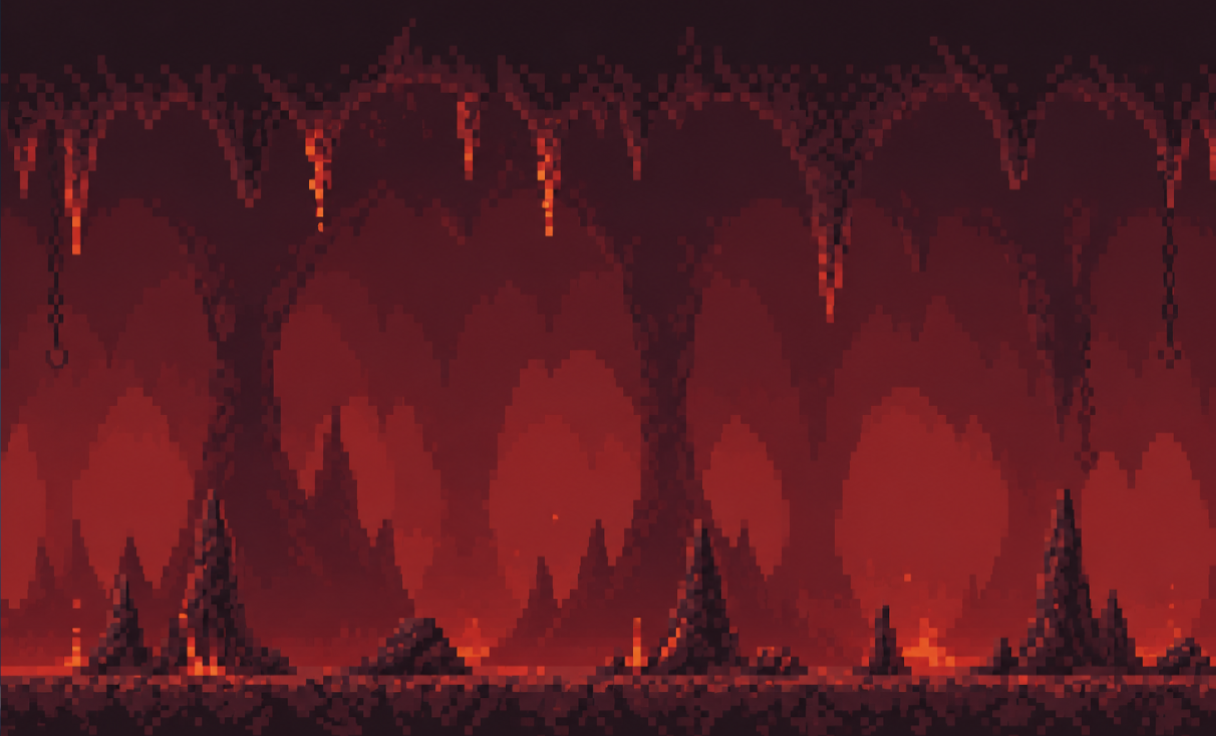

Below is a game level as drawn by its tile map, then a one-line description and the .tmx file that defines it, in full:
An orthogonal 38x23 tile map with 32x32 px tiles, 1 tile layer (Capa de patrones 1).

<map version="1.10" tiledversion="1.12.1" orientation="orthogonal" renderorder="right-down" width="38" height="23" tilewidth="32" tileheight="32" infinite="0" nextlayerid="2" nextobjectid="1">
 <tileset firstgid="1" source="Infierno abajo.tsx" />
 <layer id="1" name="Capa de patrones 1" width="38" height="23">
  <data encoding="csv">
1,2,3,4,5,6,7,8,9,10,11,12,13,14,15,16,17,18,19,20,21,22,23,24,25,26,27,28,29,30,31,32,33,34,35,36,37,38,
41,42,43,44,45,46,47,48,49,50,51,52,53,54,55,56,57,58,59,60,61,62,63,64,65,66,67,68,69,70,71,72,73,74,75,76,77,78,
81,82,83,84,85,86,87,88,89,90,91,92,93,94,95,96,97,98,99,100,101,102,103,104,105,106,107,108,109,110,111,112,113,114,115,116,117,118,
121,122,123,124,125,126,127,128,129,130,131,132,133,134,135,136,137,138,139,140,141,142,143,144,145,146,147,148,149,150,151,152,153,154,155,156,157,158,
161,162,163,164,165,166,167,168,169,170,171,172,173,174,175,176,177,178,179,180,181,182,183,184,185,186,187,188,189,190,191,192,193,194,195,196,197,198,
201,202,203,204,205,206,207,208,209,210,211,212,213,214,215,216,217,218,219,220,221,222,223,224,225,226,227,228,229,230,231,232,233,234,235,236,237,238,
241,242,243,244,245,246,247,248,249,250,251,252,253,254,255,256,257,258,259,260,261,262,263,264,265,266,267,268,269,270,271,272,273,274,275,276,277,278,
281,282,283,284,285,286,287,288,289,290,291,292,293,294,295,296,297,298,299,300,301,302,303,304,305,306,307,308,309,310,311,312,313,314,315,316,317,318,
321,322,323,324,325,326,327,328,329,330,331,332,333,334,335,336,337,338,339,340,341,342,343,344,345,346,347,348,349,350,351,352,353,354,355,356,357,358,
361,362,363,364,365,366,367,368,369,370,371,372,373,374,375,376,377,378,379,380,381,382,383,384,385,386,387,388,389,390,391,392,393,394,395,396,397,398,
401,402,403,404,405,406,407,408,409,410,411,412,413,414,415,416,417,418,419,420,421,422,423,424,425,426,427,428,429,430,431,432,433,434,435,436,437,438,
441,442,443,444,445,446,447,448,449,450,451,452,453,454,455,456,457,458,459,460,461,462,463,464,465,466,467,468,469,470,471,472,473,474,475,476,477,478,
481,482,483,484,485,486,487,488,489,490,491,492,493,494,495,496,497,498,499,500,501,502,503,504,505,506,507,508,509,510,511,512,513,514,515,516,517,518,
521,522,523,524,525,526,527,528,529,530,531,532,533,534,535,536,537,538,539,540,541,542,543,544,545,546,547,548,549,550,551,552,553,554,555,556,557,558,
561,562,563,564,565,566,567,568,569,570,571,572,573,574,575,576,577,578,579,580,581,582,583,584,585,586,587,588,589,590,591,592,593,594,595,596,597,598,
601,602,603,604,605,606,607,608,609,610,611,612,613,614,615,616,617,618,619,620,621,622,623,624,625,626,627,628,629,630,631,632,633,634,635,636,637,638,
641,642,643,644,645,646,647,648,649,650,651,652,653,654,655,656,657,658,659,660,661,662,663,664,665,666,667,668,669,670,671,672,673,674,675,676,677,678,
681,682,683,684,685,686,687,688,689,690,691,692,693,694,695,696,697,698,699,700,701,702,703,704,705,706,707,708,709,710,711,712,713,714,715,716,717,718,
721,722,723,724,725,726,727,728,729,730,731,732,733,734,735,736,737,738,739,740,741,742,743,744,745,746,747,748,749,750,751,752,753,754,755,756,757,758,
761,762,763,764,765,766,767,768,769,770,771,772,773,774,775,776,777,778,779,780,781,782,783,784,785,786,787,788,789,790,791,792,793,794,795,796,797,798,
801,802,803,804,805,806,807,808,809,810,811,812,813,814,815,816,817,818,819,820,821,822,823,824,825,826,827,828,829,830,831,832,833,834,835,836,837,838,
841,842,843,844,845,846,847,848,849,850,851,852,853,854,855,856,857,858,859,860,861,862,863,864,865,866,867,868,869,870,871,872,873,874,875,876,877,878,
881,882,883,884,885,886,887,888,889,890,891,892,893,894,895,896,897,898,899,900,901,902,903,904,905,906,907,908,909,910,911,912,913,914,915,916,917,918
</data>
 </layer>
</map>
